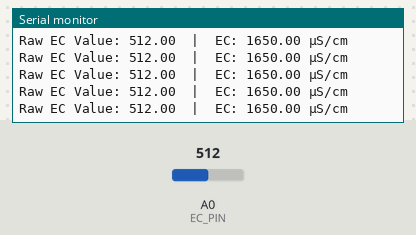
This sketch was run on a simulated Arduino Uno, built with avr-gcc and run on an emulated ATmega328P. Parts: the last lines printed to the serial monitor. The inputs (shaded band) are chosen by the test bench; at power-on: A0 (EC_PIN) = 512.

Above: at 8.9 s.
9.0 s: A0 (EC_PIN) set to 322
At 9.9 s:
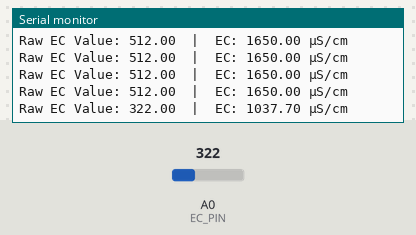
13.1 s: A0 (EC_PIN) set to 299
At 13.4 s:
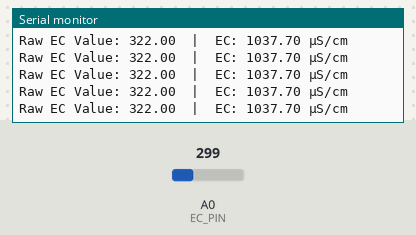
Timing chart, 0 to 15.6 s (numbered marks = the images above; inputs shaded):
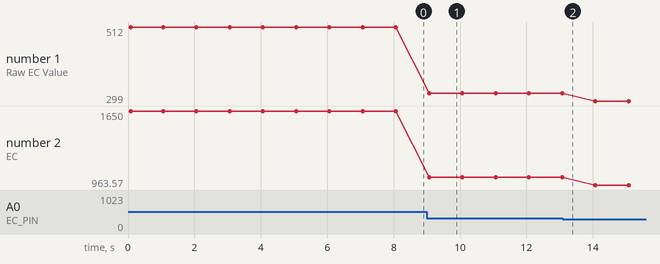

The sketch:

EC_Calibration.ino
```cpp
#define EC_PIN A0  // The analog pin for the EC sensor
#define VREF 3.3  // The reference voltage of the Arduino (3.3V)
#define EC_CALIBRATION 12880  // Calibration solution value in µS/cm (12.88 mS/cm)

float rawECValue = 0.0;
float calibrationCoefficient = 1.0;  // This will be adjusted during calibration

void setup() {
  Serial.begin(9600);
  pinMode(EC_PIN, INPUT);
  Serial.println("Type 'up' to increase or 'down' to decrease the calibration coefficient.");
}

void loop() {
  // Read EC value
  rawECValue = analogRead(EC_PIN);
  float voltage = (rawECValue / 1024.0) * VREF;
  float EC = (voltage * 1000) / calibrationCoefficient;  // Convert voltage to EC value

  // Display the raw and adjusted EC values
  Serial.print("Raw EC Value: ");
  Serial.print(rawECValue);
  Serial.print("  |  EC: ");
  Serial.print(EC, 2);
  Serial.println(" µS/cm");

  // Read user input from Serial Monitor
  if (Serial.available() > 0) {
    String input = Serial.readString();

    if (input.startsWith("up")) {
      calibrationCoefficient += 0.1;  // Increase calibration coefficient
      Serial.print("Calibration Coefficient increased to: ");
      Serial.println(calibrationCoefficient);
    } else if (input.startsWith("down")) {
      calibrationCoefficient -= 0.1;  // Decrease calibration coefficient
      Serial.print("Calibration Coefficient decreased to: ");
      Serial.println(calibrationCoefficient);
    }
  }

  delay(1000);
}
```

Measured:
- after the input at 9.0 s, the serial monitor: prints a new line after 0.07 s (image 1)
- plotted number 1: 512 → 322 after the input at 9.0 s, 322 → 299 after the input at 13.1 s
- plotted number 2: 1650 → 1037.7 after the input at 9.0 s, 1037.7 → 963.57 after the input at 13.1 s
